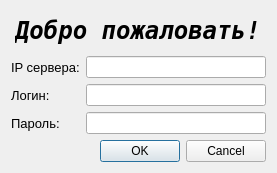
<?xml version="1.0" encoding="UTF-8"?>
<ui version="4.0">
 <class>AuthorizationUsers</class>
 <widget class="QDialog" name="AuthorizationUsers">
  <property name="geometry">
   <rect>
    <x>0</x>
    <y>0</y>
    <width>277</width>
    <height>173</height>
   </rect>
  </property>
  <property name="windowTitle">
   <string>Dialog</string>
  </property>
  <layout class="QGridLayout" name="gridLayout_2">
   <item row="0" column="0">
    <layout class="QHBoxLayout" name="horizontalLayout">
     <item>
      <spacer name="horizontalSpacer">
       <property name="orientation">
        <enum>Qt::Horizontal</enum>
       </property>
       <property name="sizeHint" stdset="0">
        <size>
         <width>40</width>
         <height>20</height>
        </size>
       </property>
      </spacer>
     </item>
     <item>
      <widget class="QLabel" name="label">
       <property name="font">
        <font>
         <family>DejaVu Sans Mono</family>
         <pointsize>18</pointsize>
         <weight>75</weight>
         <italic>true</italic>
         <bold>true</bold>
        </font>
       </property>
       <property name="text">
        <string>Добро пожаловать!</string>
       </property>
      </widget>
     </item>
     <item>
      <spacer name="horizontalSpacer_2">
       <property name="orientation">
        <enum>Qt::Horizontal</enum>
       </property>
       <property name="sizeHint" stdset="0">
        <size>
         <width>40</width>
         <height>20</height>
        </size>
       </property>
      </spacer>
     </item>
    </layout>
   </item>
   <item row="1" column="0">
    <layout class="QGridLayout" name="gridLayout">
     <item row="1" column="0">
      <widget class="QLabel" name="label_2">
       <property name="font">
        <font>
         <pointsize>10</pointsize>
        </font>
       </property>
       <property name="text">
        <string>Логин:</string>
       </property>
      </widget>
     </item>
     <item row="0" column="1">
      <widget class="QLineEdit" name="leServerIp"/>
     </item>
     <item row="0" column="0">
      <widget class="QLabel" name="label_5">
       <property name="font">
        <font>
         <pointsize>10</pointsize>
        </font>
       </property>
       <property name="text">
        <string>IP сервера:</string>
       </property>
      </widget>
     </item>
     <item row="1" column="1">
      <widget class="QLineEdit" name="leUserLogin"/>
     </item>
     <item row="2" column="0">
      <widget class="QLabel" name="label_3">
       <property name="font">
        <font>
         <pointsize>10</pointsize>
        </font>
       </property>
       <property name="text">
        <string>Пароль:</string>
       </property>
      </widget>
     </item>
     <item row="2" column="1">
      <widget class="QLineEdit" name="leUserPassword"/>
     </item>
    </layout>
   </item>
   <item row="2" column="0">
    <widget class="QDialogButtonBox" name="buttonBox">
     <property name="orientation">
      <enum>Qt::Horizontal</enum>
     </property>
     <property name="standardButtons">
      <set>QDialogButtonBox::Cancel|QDialogButtonBox::Ok</set>
     </property>
    </widget>
   </item>
  </layout>
 </widget>
 <resources/>
 <connections>
  <connection>
   <sender>buttonBox</sender>
   <signal>accepted()</signal>
   <receiver>AuthorizationUsers</receiver>
   <slot>accept()</slot>
   <hints>
    <hint type="sourcelabel">
     <x>248</x>
     <y>254</y>
    </hint>
    <hint type="destinationlabel">
     <x>157</x>
     <y>274</y>
    </hint>
   </hints>
  </connection>
  <connection>
   <sender>buttonBox</sender>
   <signal>rejected()</signal>
   <receiver>AuthorizationUsers</receiver>
   <slot>reject()</slot>
   <hints>
    <hint type="sourcelabel">
     <x>316</x>
     <y>260</y>
    </hint>
    <hint type="destinationlabel">
     <x>286</x>
     <y>274</y>
    </hint>
   </hints>
  </connection>
 </connections>
</ui>
